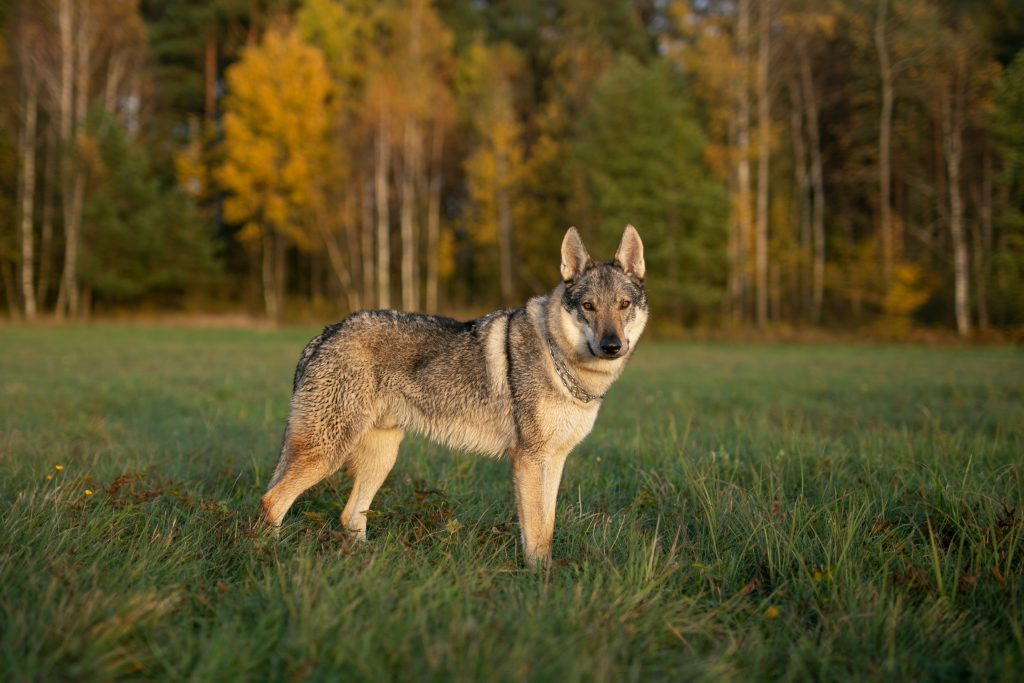
#> input picture Ch1. Python/img/wolf-dog.jpeg, 1024 x 683 px
$ python '1.3 matplotlib.py'
#> lines starting #> are read from the running program, lines starting #| are printed output that depends on the picture
import numpy as np
import matplotlib.pyplot as plt

####################################################################
## 데이터 준비 ##
## 0~6까지 0.1 간격으로 생성 ##
x = np.arange(0, 6, 0.1)
y1 = np.sin(x)
y2 = np.cos(x)

## 그래프 그리기 ##
plt.plot(x, y1, label = "sin")
plt.plot(x, y2, linestyle="--", label = "cos")
## x축 이름 ##
plt.xlabel("x")
## y축 이름 ##
plt.ylabel("y")
## 그래프 제목 ##
plt.title('sin & cos')
plt.legend()
plt.show()
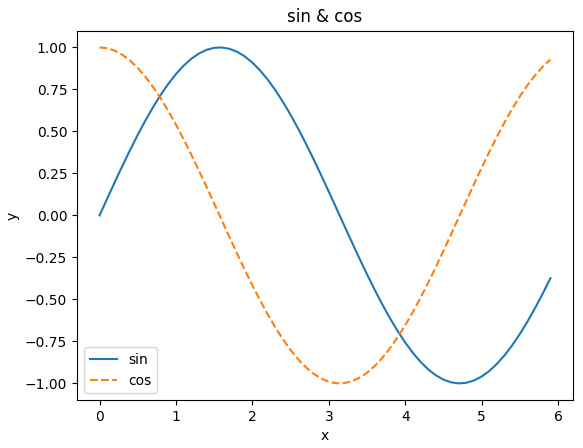
#> figure drawn by matplotlib, 1 panel; curve peaks at x = 1.6, y = 1; curve peaks at x = 0, y = 1
####################################################################
from matplotlib.image import imread

img = imread('./img/wolf-dog.jpeg')
#> img is the input picture: shape (683, 1024, 3); mean R, G, B 88.8, 79, 38.7
plt.imshow(img)
plt.show()
####################################################################
